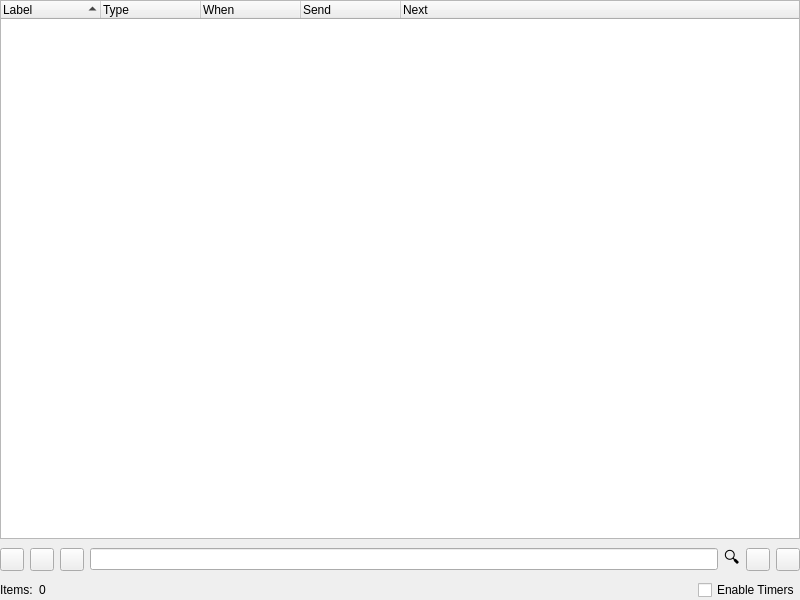
<?xml version="1.0" encoding="UTF-8"?>
<ui version="4.0">
 <class>PrefsTimers</class>
 <widget class="QWidget" name="PrefsTimers">
  <property name="geometry">
   <rect>
    <x>0</x>
    <y>0</y>
    <width>800</width>
    <height>600</height>
   </rect>
  </property>
  <property name="windowTitle">
   <string>Dialog</string>
  </property>
  <layout class="QVBoxLayout" name="verticalLayout">
   <property name="leftMargin">
    <number>0</number>
   </property>
   <property name="topMargin">
    <number>0</number>
   </property>
   <property name="rightMargin">
    <number>0</number>
   </property>
   <property name="bottomMargin">
    <number>0</number>
   </property>
   <item>
    <widget class="QTreeWidget" name="tree">
     <property name="dragEnabled">
      <bool>false</bool>
     </property>
     <property name="selectionMode">
      <enum>QAbstractItemView::SelectionMode::ExtendedSelection</enum>
     </property>
     <property name="rootIsDecorated">
      <bool>true</bool>
     </property>
     <property name="uniformRowHeights">
      <bool>true</bool>
     </property>
     <property name="sortingEnabled">
      <bool>true</bool>
     </property>
     <property name="animated">
      <bool>true</bool>
     </property>
     <property name="allColumnsShowFocus">
      <bool>true</bool>
     </property>
     <column>
      <property name="text">
       <string>Label</string>
      </property>
     </column>
     <column>
      <property name="text">
       <string>Type</string>
      </property>
     </column>
     <column>
      <property name="text">
       <string>When</string>
      </property>
     </column>
     <column>
      <property name="text">
       <string>Send</string>
      </property>
     </column>
     <column>
      <property name="text">
       <string>Next</string>
      </property>
     </column>
    </widget>
   </item>
   <item>
    <layout class="QHBoxLayout" name="_control">
     <item>
      <widget class="QToolButton" name="add">
       <property name="text">
        <string/>
       </property>
       <property name="icon">
        <iconset theme="QIcon::ThemeIcon::ListAdd"/>
       </property>
      </widget>
     </item>
     <item>
      <widget class="QToolButton" name="remove">
       <property name="text">
        <string/>
       </property>
       <property name="icon">
        <iconset theme="QIcon::ThemeIcon::ListRemove"/>
       </property>
      </widget>
     </item>
     <item>
      <widget class="QToolButton" name="edit">
       <property name="text">
        <string/>
       </property>
       <property name="icon">
        <iconset theme="QIcon::ThemeIcon::MailMessageNew"/>
       </property>
      </widget>
     </item>
     <item>
      <widget class="QLineEdit" name="search">
       <property name="clearButtonEnabled">
        <bool>true</bool>
       </property>
      </widget>
     </item>
     <item>
      <widget class="QLabel" name="label_search">
       <property name="font">
        <font>
         <pointsize>12</pointsize>
        </font>
       </property>
       <property name="text">
        <string>🔍</string>
       </property>
      </widget>
     </item>
     <item>
      <widget class="QToolButton" name="export_xml">
       <property name="text">
        <string/>
       </property>
       <property name="icon">
        <iconset theme="QIcon::ThemeIcon::EditCopy"/>
       </property>
      </widget>
     </item>
     <item>
      <widget class="QToolButton" name="import_xml">
       <property name="text">
        <string/>
       </property>
       <property name="icon">
        <iconset theme="QIcon::ThemeIcon::EditPaste"/>
       </property>
      </widget>
     </item>
    </layout>
   </item>
   <item>
    <layout class="QHBoxLayout" name="horizontalLayout">
     <item>
      <widget class="QLabel" name="label_item_count">
       <property name="text">
        <string>Items:</string>
       </property>
      </widget>
     </item>
     <item>
      <widget class="QLabel" name="item_count">
       <property name="text">
        <string>0</string>
       </property>
      </widget>
     </item>
     <item>
      <spacer name="horizontalSpacer">
       <property name="orientation">
        <enum>Qt::Orientation::Horizontal</enum>
       </property>
       <property name="sizeHint" stdset="0">
        <size>
         <width>40</width>
         <height>20</height>
        </size>
       </property>
      </spacer>
     </item>
     <item>
      <widget class="QCheckBox" name="EnableTimers">
       <property name="text">
        <string>Enable Timers</string>
       </property>
      </widget>
     </item>
    </layout>
   </item>
  </layout>
 </widget>
 <resources/>
 <connections/>
</ui>
